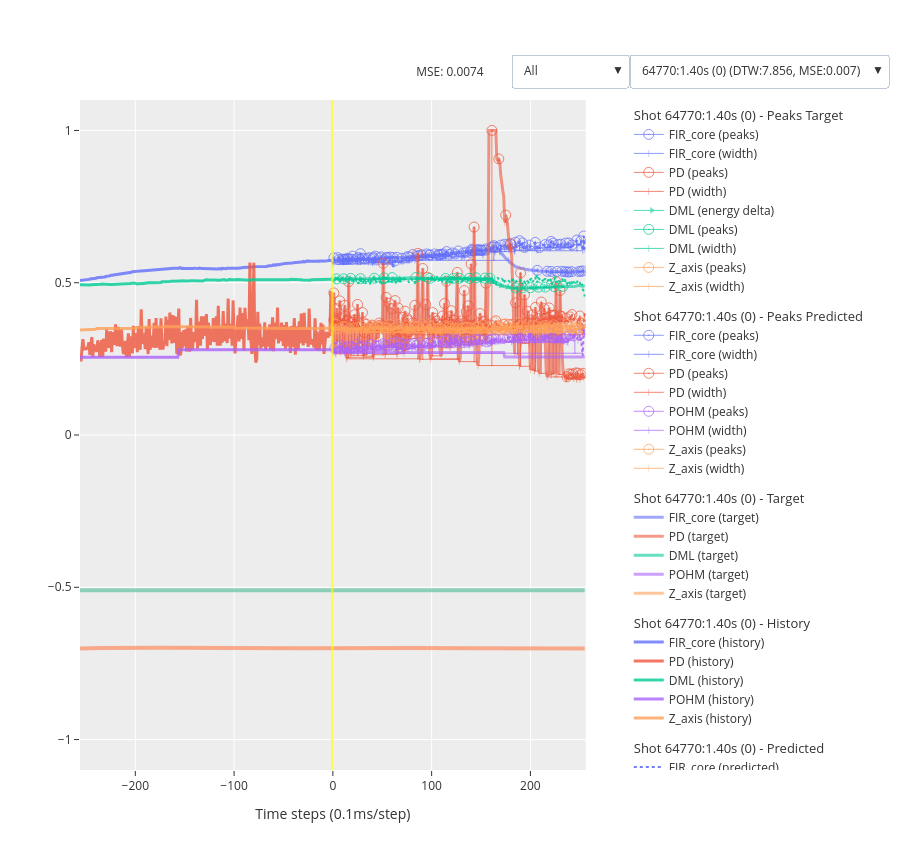

Here is the notebook cell this chart was saved with:
### Code cell
# peak_features = {
#     "pred_peaks": metrics.batch_get_peakprops(x_gen, 0.1),
#     "target_peaks": metrics.batch_get_peakprops(x, 0.1),
# }

# plt.style.use('dark_background')

# Set the default min height for plotly figures
# src.plotters.flow_plots.multi_channel_lines_plotly(meta, x, x_gen, conditioning_input, peak_features=peak_features)

shot_number = 64770
t = 1.4
test_set = data_module.test_dataset

# viable_idxs = cache.find_cached_idxs(shot_number)
batch = test_set.quick_window(shot_number, t, limit_to_idx=None, repeat=1)
# batch = test_set.get_shot_window(shot_number, 0)#, limit_to_idx=None, repeat=1)
# batch = test_set.quick_window(shot_number, t, repeat=5)
batch
meta, conditioning_input, x = batch
# x_gen, surr_labels_gen, surr_labels_target = cache.get(meta['shot_number'], meta['start_i'])
output = model.evaluate(batch, data_module=data_module, n_steps=2, solve_method='simple')
fig = src.plotters.flow_plots.multi_channel_lines_plotly(**output,buttons=True, label_bars=False);

### Figure 1 — Plotly figure (JSON) as saved in the notebook; plotly's stock layout.template omitted (floating-point values rounded to 4 significant figures; data arrays with more than 128 entries replaced by an {"elided": "..."} marker saying what was removed)
{"data": [{"hovertemplate": "<b>Target</b><br><b>%{y:.5f}</b><br>t: %{x:,}<br><br><em>Shot #64770:1.40s (0)</em><br>Time span: 1.4000s-1.4256s", "legendgroup": "Shot 64770:1.40s (0) - Peaks Target", "legendgrouptitle": {"text": "Shot 64770:1.40s (0) - Peaks Target"}, "line": {"color": "#636EFA", "dash": "solid", "width": 0.8}, "marker": {"angleref": "previous", "color": "#636EFA", "opacity": 0.8, "size": 10, "symbol": "circle-open-dot"}, "mode": "markers+lines", "name": "FIR_core (peaks)", "opacity": 0.9, "type": "scatter", "visible": true, "x": [6, 6, null, 12, 12, null, 15, 15, null, 19, 19, null, 27, 27, null, 35, 35, null, 41, 41, null, 55, 55, null, 61, 61, null, 87, 87, null, 98, 98, null, 107, 107, null, 109, 109, null, 140, 140, null, 142, 142, null, 146, 146, null, 151, 151, null, 155, 155, null, 163, 163, null, 207, 207, null, 217, 217, null, 221, 221, null, 227, 227, null, 232, 232, null, 235, 235, null, 237, 237, null, 239, 239, null, 242, 242, null, 249, 249, null, 251, 251, null, 253, 253, null], "xaxis": "x", "y": [0.5738, 0.5756, null, 0.5749, 0.5764, null, 0.575, 0.5767, null, 0.5753, 0.5771, null, 0.5754, 0.5774, null, 0.5777, 0.5792, null, 0.5775, 0.5794, null, 0.5812, 0.5833, null, 0.5819, 0.583, null, 0.5864, 0.5889, null, 0.5896, 0.591, null, 0.5907, 0.5927, null, 0.5915, 0.593, null, 0.6032, 0.606, null, 0.6039, 0.6051, null, 0.6049, 0.6064, null, 0.6054, 0.6065, null, 0.6052, 0.6066, null, 0.5735, 0.6218, null, 0.5391, 0.5407, null, 0.5363, 0.5377, null, 0.5344, 0.537, null, 0.5349, 0.5371, null, 0.5338, 0.5374, null, 0.5344, 0.5363, null, 0.5338, 0.5354, null, 0.5325, 0.5353, null, 0.5348, 0.5364, null, 0.5355, 0.5367, null, 0.5361, 0.5376, null, 0.537, 0.5386, null], "yaxis": "y"}, {"hovertemplate": "<b>Target</b><br><b>%{y:.5f}</b><br>t: %{x:,}<br><br><em>Shot #64770:1.40s (0)</em><br>Time span: 1.4000s-1.4256s", "legendgroup": "Shot 64770:1.40s (0) - Peaks Target", "legendgrouptitle": {"text": "Shot 64770:1.40s (0) - Peaks Target"}, "line": {"color": "#636EFA", "dash": "solid", "width": 0.8}, "marker": {"color": "#636EFA", "opacity": 0.4, "size": 5, "symbol": "line-ns-open"}, "mode": "markers+lines", "name": "FIR_core (width)", "opacity": 0.9, "type": "scatter", "visible": true, "x": [1, 6.89, null, 11.19, 13, null, 13.06, 16, null, 16.36, 25, null, 25.2, 28, null, 34.34, 36, null, 34.25, 45, null, 51.66, 58, null, 60.28, 64, null, 80.84, 91, null, 97.27, 100, null, 101.0, 108, null, 108.4, 112, null, 137.1, 144, null, 141, 142.9, null, 144.9, 148, null, 148.4, 154, null, 148.3, 156, null, 7, 177.6, null, 204, 207.7, null, 215, 218.3, null, 220.2, 222, null, 223.2, 231, null, 220, 236.0, null, 234, 235.7, null, 236, 237.6, null, 238, 240.9, null, 241.6, 243, null, 248.2, 250, null, 250.3, 252, null, 252.4, 254, null], "y": [0.5738, 0.5738, null, 0.5749, 0.5749, null, 0.575, 0.575, null, 0.5753, 0.5753, null, 0.5754, 0.5754, null, 0.5777, 0.5777, null, 0.5775, 0.5775, null, 0.5812, 0.5812, null, 0.5819, 0.5819, null, 0.5864, 0.5864, null, 0.5896, 0.5896, null, 0.5907, 0.5907, null, 0.5915, 0.5915, null, 0.6032, 0.6032, null, 0.6039, 0.6039, null, 0.6049, 0.6049, null, 0.6054, 0.6054, null, 0.6052, 0.6052, null, 0.5735, 0.5735, null, 0.5391, 0.5391, null, 0.5363, 0.5363, null, 0.5344, 0.5344, null, 0.5349, 0.5349, null, 0.5338, 0.5338, null, 0.5344, 0.5344, null, 0.5338, 0.5338, null, 0.5325, 0.5325, null, 0.5348, 0.5348, null, 0.5355, 0.5355, null, 0.5361, 0.5361, null, 0.537, 0.537, null]}, {"hovertemplate": "<b>Predicted</b><br><b>%{y:.5f}</b><br>t: %{x:,}<br><br><em>Shot #64770:1.40s (0)</em><br>Time span: 1.4000s-1.4256s", "legendgroup": "Shot 64770:1.40s (0) - Peaks Predicted", "legendgrouptitle": {"text": "Shot 64770:1.40s (0) - Peaks Predicted"}, "line": {"color": "#636EFA", "dash": "solid", "width": 0.8}, "marker": {"angleref": "previous", "color": "#636EFA", "opacity": 0.8, "size": 10, "symbol": "circle-open-dot"}, "mode": "markers+lines", "name": "FIR_core (peaks)", "opacity": 0.9, "type": "scatter", "visible": true, "x": {"elided": "228 int values"}, "xaxis": "x", "y": {"elided": "228 float values"}, "yaxis": "y"}, {"hovertemplate": "<b>Predicted</b><br><b>%{y:.5f}</b><br>t: %{x:,}<br><br><em>Shot #64770:1.40s (0)</em><br>Time span: 1.4000s-1.4256s", "legendgroup": "Shot 64770:1.40s (0) - Peaks Predicted", "legendgrouptitle": {"text": "Shot 64770:1.40s (0) - Peaks Predicted"}, "line": {"color": "#636EFA", "dash": "solid", "width": 0.8}, "marker": {"color": "#636EFA", "opacity": 0.4, "size": 5, "symbol": "line-ns-open"}, "mode": "markers+lines", "name": "FIR_core (width)", "opacity": 0.9, "type": "scatter", "visible": true, "x": {"elided": "228 float values"}, "y": {"elided": "228 float values"}}, {"customdata": {"elided": "256 int values"}, "hovertemplate": "<b>%{y:.5f}</b><br>t: %{x:,}<br>Label: %{customdata}<br><br><em>Shot #64770:1.40s (0)</em><br>Time span: 1.4000s-1.4256s", "legendgroup": "Shot 64770:1.40s (0) - Target", "legendgrouptitle": {"text": "Shot 64770:1.40s (0) - Target"}, "line": {"color": "#636EFA", "width": 3}, "mode": "lines", "name": "FIR_core (target)", "opacity": 0.6, "type": "scatter", "visible": true, "x": {"elided": "256 int values"}, "y": {"elided": "256 float values"}}, {"customdata": {"elided": "256 int values"}, "hovertemplate": "<b>%{y:.5f}</b><br>t: %{x:,}<br>Label: %{customdata}<br><br><em>Shot #64770:1.40s (0)</em><br>History time span: 1.3744s-1.4000s", "legendgroup": "Shot 64770:1.40s (0) - History", "legendgrouptitle": {"text": "Shot 64770:1.40s (0) - History"}, "line": {"color": "#636EFA", "width": 3}, "mode": "lines", "name": "FIR_core (history)", "opacity": 0.8, "type": "scatter", "visible": true, "x": {"elided": "256 int values"}, "y": {"elided": "256 float values"}}, {"hovertemplate": "<b>%{y:.5f}</b><br>t: %{x:,}<br><br><em>Shot #64770:1.40s (0)</em><br>Time span: 1.4000s-1.4256s", "legendgroup": "Shot 64770:1.40s (0) - Predicted", "legendgrouptitle": {"text": "Shot 64770:1.40s (0) - Predicted"}, "line": {"color": "#636EFA", "dash": "dot"}, "mode": "lines", "name": "FIR_core (predicted)", "opacity": 0.9, "type": "scatter", "visible": true, "x": {"elided": "256 int values"}, "y": {"elided": "256 float values"}}, {"hovertemplate": "<b>Target</b><br><b>%{y:.5f}</b><br>t: %{x:,}<br><br><em>Shot #64770:1.40s (0)</em><br>Time span: 1.4000s-1.4256s", "legendgroup": "Shot 64770:1.40s (0) - Peaks Target", "legendgrouptitle": {"text": "Shot 64770:1.40s (0) - Peaks Target"}, "line": {"color": "#EF553B", "dash": "solid", "width": 0.8}, "marker": {"angleref": "previous", "color": "#EF553B", "opacity": 0.8, "size": 10, "symbol": "circle-open-dot"}, "mode": "markers+lines", "name": "PD (peaks)", "opacity": 0.9, "type": "scatter", "visible": true, "x": {"elided": "237 int values"}, "xaxis": "x", "y": {"elided": "237 float values"}, "yaxis": "y"}, {"hovertemplate": "<b>Target</b><br><b>%{y:.5f}</b><br>t: %{x:,}<br><br><em>Shot #64770:1.40s (0)</em><br>Time span: 1.4000s-1.4256s", "legendgroup": "Shot 64770:1.40s (0) - Peaks Target", "legendgrouptitle": {"text": "Shot 64770:1.40s (0) - Peaks Target"}, "line": {"color": "#EF553B", "dash": "solid", "width": 0.8}, "marker": {"color": "#EF553B", "opacity": 0.4, "size": 5, "symbol": "line-ns-open"}, "mode": "markers+lines", "name": "PD (width)", "opacity": 0.9, "type": "scatter", "visible": true, "x": {"elided": "237 float values"}, "y": {"elided": "237 float values"}}, {"hovertemplate": "<b>Predicted</b><br><b>%{y:.5f}</b><br>t: %{x:,}<br><br><em>Shot #64770:1.40s (0)</em><br>Time span: 1.4000s-1.4256s", "legendgroup": "Shot 64770:1.40s (0) - Peaks Predicted", "legendgrouptitle": {"text": "Shot 64770:1.40s (0) - Peaks Predicted"}, "line": {"color": "#EF553B", "dash": "solid", "width": 0.8}, "marker": {"angleref": "previous", "color": "#EF553B", "opacity": 0.8, "size": 10, "symbol": "circle-open-dot"}, "mode": "markers+lines", "name": "PD (peaks)", "opacity": 0.9, "type": "scatter", "visible": true, "x": {"elided": "213 int values"}, "xaxis": "x", "y": {"elided": "213 float values"}, "yaxis": "y"}, {"hovertemplate": "<b>Predicted</b><br><b>%{y:.5f}</b><br>t: %{x:,}<br><br><em>Shot #64770:1.40s (0)</em><br>Time span: 1.4000s-1.4256s", "legendgroup": "Shot 64770:1.40s (0) - Peaks Predicted", "legendgrouptitle": {"text": "Shot 64770:1.40s (0) - Peaks Predicted"}, "line": {"color": "#EF553B", "dash": "solid", "width": 0.8}, "marker": {"color": "#EF553B", "opacity": 0.4, "size": 5, "symbol": "line-ns-open"}, "mode": "markers+lines", "name": "PD (width)", "opacity": 0.9, "type": "scatter", "visible": true, "x": {"elided": "213 float values"}, "y": {"elided": "213 float values"}}, {"customdata": {"elided": "256 int values"}, "hovertemplate": "<b>%{y:.5f}</b><br>t: %{x:,}<br>Label: %{customdata}<br><br><em>Shot #64770:1.40s (0)</em><br>Time span: 1.4000s-1.4256s", "legendgroup": "Shot 64770:1.40s (0) - Target", "legendgrouptitle": {"text": "Shot 64770:1.40s (0) - Target"}, "line": {"color": "#EF553B", "width": 3}, "mode": "lines", "name": "PD (target)", "opacity": 0.6, "type": "scatter", "visible": true, "x": {"elided": "256 int values"}, "y": {"elided": "256 float values"}}, {"customdata": {"elided": "256 int values"}, "hovertemplate": "<b>%{y:.5f}</b><br>t: %{x:,}<br>Label: %{customdata}<br><br><em>Shot #64770:1.40s (0)</em><br>History time span: 1.3744s-1.4000s", "legendgroup": "Shot 64770:1.40s (0) - History", "legendgrouptitle": {"text": "Shot 64770:1.40s (0) - History"}, "line": {"color": "#EF553B", "width": 3}, "mode": "lines", "name": "PD (history)", "opacity": 0.8, "type": "scatter", "visible": true, "x": {"elided": "256 int values"}, "y": {"elided": "256 float values"}}, {"hovertemplate": "<b>%{y:.5f}</b><br>t: %{x:,}<br><br><em>Shot #64770:1.40s (0)</em><br>Time span: 1.4000s-1.4256s", "legendgroup": "Shot 64770:1.40s (0) - Predicted", "legendgrouptitle": {"text": "Shot 64770:1.40s (0) - Predicted"}, "line": {"color": "#EF553B", "dash": "dot"}, "mode": "lines", "name": "PD (predicted)", "opacity": 0.9, "type": "scatter", "visible": true, "x": {"elided": "256 int values"}, "y": {"elided": "256 float values"}}, {"hovertemplate": "<b>Target</b><br><b>%{y:.5f}</b><br>t: %{x:,}<br><br><em>Shot #64770:1.40s (0)</em><br>Time span: 1.4000s-1.4256s", "legendgroup": "Shot 64770:1.40s (0) - Peaks Target", "legendgrouptitle": {"text": "Shot 64770:1.40s (0) - Peaks Target"}, "line": {"color": "#00CC96", "dash": "solid", "width": 1}, "marker": {"angleref": "previous", "color": "#00CC96", "opacity": 0.8, "size": 6, "standoff": 3, "symbol": "triangle-up-dot"}, "mode": "lines+markers", "name": "DML (energy delta)", "opacity": 0.7, "type": "scatter", "visible": true, "x": [4, 2, null, 11, 7, null, 18, 14, null, 28, 31, null, 42, 39, null, 52, 48, null, 60, 71, null, 84, 163, null, 98, 103, null, 114, 117, null, 122, 118, null, 128, 134, null, 138, 134, null, 145, 173, null, 154, 157, null, 159, 180, null, 185, 187, null, 192, 190, null, 200, 198, null, 208, 203, null, 215, 214, null, 224, 221, null, 233, 235, null], "y": [0.5128, 0.5111, null, 0.5128, 0.5115, null, 0.514, 0.5116, null, 0.5134, 0.5118, null, 0.5147, 0.5124, null, 0.516, 0.513, null, 0.5168, 0.5127, null, 0.5172, 0.5056, null, 0.5141, 0.5119, null, 0.5142, 0.5123, null, 0.5144, 0.5126, null, 0.5145, 0.5123, null, 0.5143, 0.5123, null, 0.516, 0.4871, null, 0.5152, 0.513, null, 0.5146, 0.4819, null, 0.483, 0.4806, null, 0.4833, 0.4809, null, 0.4837, 0.482, null, 0.4854, 0.4825, null, 0.4856, 0.484, null, 0.487, 0.4846, null, 0.4879, 0.486, null]}, {"hovertemplate": "<b>Target</b><br><b>%{y:.5f}</b><br>t: %{x:,}<br><br><em>Shot #64770:1.40s (0)</em><br>Time span: 1.4000s-1.4256s", "legendgroup": "Shot 64770:1.40s (0) - Peaks Target", "legendgrouptitle": {"text": "Shot 64770:1.40s (0) - Peaks Target"}, "line": {"color": "#00CC96", "dash": "solid", "width": 0.8}, "marker": {"angleref": "previous", "color": "#00CC96", "opacity": 0.8, "size": 10, "symbol": "circle-open-dot"}, "mode": "markers+lines", "name": "DML (peaks)", "opacity": 0.9, "type": "scatter", "visible": true, "x": [4, 4, null, 11, 11, null, 18, 18, null, 28, 28, null, 42, 42, null, 52, 52, null, 60, 60, null, 84, 84, null, 98, 98, null, 114, 114, null, 122, 122, null, 128, 128, null, 138, 138, null, 145, 145, null, 154, 154, null, 159, 159, null, 185, 185, null, 192, 192, null, 200, 200, null, 208, 208, null, 215, 215, null, 224, 224, null, 233, 233, null], "xaxis": "x", "y": [0.5115, 0.5128, null, 0.5116, 0.5128, null, 0.5117, 0.514, null, 0.5118, 0.5134, null, 0.513, 0.5147, null, 0.513, 0.516, null, 0.5127, 0.5168, null, 0.5111, 0.5172, null, 0.5131, 0.5141, null, 0.5128, 0.5142, null, 0.5127, 0.5144, null, 0.5123, 0.5145, null, 0.5124, 0.5143, null, 0.5119, 0.516, null, 0.5131, 0.5152, null, 0.513, 0.5146, null, 0.4819, 0.483, null, 0.4814, 0.4833, null, 0.4825, 0.4837, null, 0.484, 0.4854, null, 0.4846, 0.4856, null, 0.4852, 0.487, null, 0.486, 0.4879, null], "yaxis": "y"}, {"hovertemplate": "<b>Target</b><br><b>%{y:.5f}</b><br>t: %{x:,}<br><br><em>Shot #64770:1.40s (0)</em><br>Time span: 1.4000s-1.4256s", "legendgroup": "Shot 64770:1.40s (0) - Peaks Target", "legendgrouptitle": {"text": "Shot 64770:1.40s (0) - Peaks Target"}, "line": {"color": "#00CC96", "dash": "solid", "width": 0.8}, "marker": {"color": "#00CC96", "opacity": 0.4, "size": 5, "symbol": "line-ns-open"}, "mode": "markers+lines", "name": "DML (width)", "opacity": 0.9, "type": "scatter", "visible": true, "x": [2.245, 6, null, 7.341, 14, null, 14.35, 22, null, 23.52, 31, null, 41.02, 48, null, 48.35, 56, null, 40.51, 71, null, 2, 161.7, null, 97, 99.63, null, 111, 116.3, null, 118.6, 125, null, 117.1, 134, null, 134.2, 141, null, 103, 161.4, null, 148, 156.9, null, 158, 161.1, null, 181, 186.0, null, 191.1, 194, null, 198.7, 203, null, 205.7, 214, null, 214.3, 221, null, 221.4, 228, null, 228.5, 235, null], "y": [0.5115, 0.5115, null, 0.5116, 0.5116, null, 0.5117, 0.5117, null, 0.5118, 0.5118, null, 0.513, 0.513, null, 0.513, 0.513, null, 0.5127, 0.5127, null, 0.5111, 0.5111, null, 0.5131, 0.5131, null, 0.5128, 0.5128, null, 0.5127, 0.5127, null, 0.5123, 0.5123, null, 0.5124, 0.5124, null, 0.5119, 0.5119, null, 0.5131, 0.5131, null, 0.513, 0.513, null, 0.4819, 0.4819, null, 0.4814, 0.4814, null, 0.4825, 0.4825, null, 0.484, 0.484, null, 0.4846, 0.4846, null, 0.4852, 0.4852, null, 0.486, 0.486, null]}, {"hovertemplate": "<b>Predicted</b><br><b>%{y:.5f}</b><br>t: %{x:,}<br><br><em>Shot #64770:1.40s (0)</em><br>Time span: 1.4000s-1.4256s", "legendgroup": "Shot 64770:1.40s (0) - Peaks Predicted", "legendgrouptitle": {"text": "Shot 64770:1.40s (0) - Peaks Predicted"}, "line": {"color": "#00CC96", "dash": "solid", "width": 1}, "marker": {"angleref": "previous", "color": "#00CC96", "opacity": 0.8, "size": 6, "standoff": 3, "symbol": "triangle-up-dot"}, "mode": "lines+markers", "name": "DML (energy delta)", "opacity": 0.7, "type": "scatter", "visible": true, "x": [], "y": []}, {"hovertemplate": "<b>Predicted</b><br><b>%{y:.5f}</b><br>t: %{x:,}<br><br><em>Shot #64770:1.40s (0)</em><br>Time span: 1.4000s-1.4256s", "legendgroup": "Shot 64770:1.40s (0) - Peaks Predicted", "legendgrouptitle": {"text": "Shot 64770:1.40s (0) - Peaks Predicted"}, "line": {"color": "#00CC96", "dash": "solid", "width": 0.8}, "marker": {"angleref": "previous", "color": "#00CC96", "opacity": 0.8, "size": 10, "symbol": "circle-open-dot"}, "mode": "markers+lines", "name": "DML (peaks)", "opacity": 0.9, "type": "scatter", "visible": true, "x": [], "xaxis": "x", "y": [], "yaxis": "y"}, {"hovertemplate": "<b>Predicted</b><br><b>%{y:.5f}</b><br>t: %{x:,}<br><br><em>Shot #64770:1.40s (0)</em><br>Time span: 1.4000s-1.4256s", "legendgroup": "Shot 64770:1.40s (0) - Peaks Predicted", "legendgrouptitle": {"text": "Shot 64770:1.40s (0) - Peaks Predicted"}, "line": {"color": "#00CC96", "dash": "solid", "width": 0.8}, "marker": {"color": "#00CC96", "opacity": 0.4, "size": 5, "symbol": "line-ns-open"}, "mode": "markers+lines", "name": "DML (width)", "opacity": 0.9, "type": "scatter", "visible": true, "x": [], "y": []}, {"customdata": {"elided": "256 int values"}, "hovertemplate": "<b>%{y:.5f}</b><br>t: %{x:,}<br>Label: %{customdata}<br><br><em>Shot #64770:1.40s (0)</em><br>Time span: 1.4000s-1.4256s", "legendgroup": "Shot 64770:1.40s (0) - Target", "legendgrouptitle": {"text": "Shot 64770:1.40s (0) - Target"}, "line": {"color": "#00CC96", "width": 3}, "mode": "lines", "name": "DML (target)", "opacity": 0.6, "type": "scatter", "visible": true, "x": {"elided": "256 int values"}, "y": {"elided": "256 float values"}}, {"customdata": {"elided": "256 int values"}, "hovertemplate": "<b>%{y:.5f}</b><br>t: %{x:,}<br>Label: %{customdata}<br><br><em>Shot #64770:1.40s (0)</em><br>History time span: 1.3744s-1.4000s", "legendgroup": "Shot 64770:1.40s (0) - History", "legendgrouptitle": {"text": "Shot 64770:1.40s (0) - History"}, "line": {"color": "#00CC96", "width": 3}, "mode": "lines", "name": "DML (history)", "opacity": 0.8, "type": "scatter", "visible": true, "x": {"elided": "256 int values"}, "y": {"elided": "256 float values"}}, {"hovertemplate": "<b>%{y:.5f}</b><br>t: %{x:,}<br><br><em>Shot #64770:1.40s (0)</em><br>Time span: 1.4000s-1.4256s", "legendgroup": "Shot 64770:1.40s (0) - Predicted", "legendgrouptitle": {"text": "Shot 64770:1.40s (0) - Predicted"}, "line": {"color": "#00CC96", "dash": "dot"}, "mode": "lines", "name": "DML (predicted)", "opacity": 0.9, "type": "scatter", "visible": true, "x": {"elided": "256 int values"}, "y": {"elided": "256 float values"}}, {"hovertemplate": "<b>Target</b><br><b>%{y:.5f}</b><br>t: %{x:,}<br><br><em>Shot #64770:1.40s (0)</em><br>Time span: 1.4000s-1.4256s", "legendgroup": "Shot 64770:1.40s (0) - Peaks Target", "legendgrouptitle": {"text": "Shot 64770:1.40s (0) - Peaks Target"}, "line": {"color": "#AB63FA", "dash": "solid", "width": 0.8}, "marker": {"angleref": "previous", "color": "#AB63FA", "opacity": 0.8, "size": 10, "symbol": "circle-open-dot"}, "mode": "markers+lines", "name": "POHM (peaks)", "opacity": 0.9, "type": "scatter", "visible": true, "x": [], "xaxis": "x", "y": [], "yaxis": "y"}, {"hovertemplate": "<b>Target</b><br><b>%{y:.5f}</b><br>t: %{x:,}<br><br><em>Shot #64770:1.40s (0)</em><br>Time span: 1.4000s-1.4256s", "legendgroup": "Shot 64770:1.40s (0) - Peaks Target", "legendgrouptitle": {"text": "Shot 64770:1.40s (0) - Peaks Target"}, "line": {"color": "#AB63FA", "dash": "solid", "width": 0.8}, "marker": {"color": "#AB63FA", "opacity": 0.4, "size": 5, "symbol": "line-ns-open"}, "mode": "markers+lines", "name": "POHM (width)", "opacity": 0.9, "type": "scatter", "visible": true, "x": [], "y": []}, {"hovertemplate": "<b>Predicted</b><br><b>%{y:.5f}</b><br>t: %{x:,}<br><br><em>Shot #64770:1.40s (0)</em><br>Time span: 1.4000s-1.4256s", "legendgroup": "Shot 64770:1.40s (0) - Peaks Predicted", "legendgrouptitle": {"text": "Shot 64770:1.40s (0) - Peaks Predicted"}, "line": {"color": "#AB63FA", "dash": "solid", "width": 0.8}, "marker": {"angleref": "previous", "color": "#AB63FA", "opacity": 0.8, "size": 10, "symbol": "circle-open-dot"}, "mode": "markers+lines", "name": "POHM (peaks)", "opacity": 0.9, "type": "scatter", "visible": true, "x": {"elided": "246 int values"}, "xaxis": "x", "y": {"elided": "246 float values"}, "yaxis": "y"}, {"hovertemplate": "<b>Predicted</b><br><b>%{y:.5f}</b><br>t: %{x:,}<br><br><em>Shot #64770:1.40s (0)</em><br>Time span: 1.4000s-1.4256s", "legendgroup": "Shot 64770:1.40s (0) - Peaks Predicted", "legendgrouptitle": {"text": "Shot 64770:1.40s (0) - Peaks Predicted"}, "line": {"color": "#AB63FA", "dash": "solid", "width": 0.8}, "marker": {"color": "#AB63FA", "opacity": 0.4, "size": 5, "symbol": "line-ns-open"}, "mode": "markers+lines", "name": "POHM (width)", "opacity": 0.9, "type": "scatter", "visible": true, "x": {"elided": "246 float values"}, "y": {"elided": "246 float values"}}, {"customdata": {"elided": "256 int values"}, "hovertemplate": "<b>%{y:.5f}</b><br>t: %{x:,}<br>Label: %{customdata}<br><br><em>Shot #64770:1.40s (0)</em><br>Time span: 1.4000s-1.4256s", "legendgroup": "Shot 64770:1.40s (0) - Target", "legendgrouptitle": {"text": "Shot 64770:1.40s (0) - Target"}, "line": {"color": "#AB63FA", "width": 3}, "mode": "lines", "name": "POHM (target)", "opacity": 0.6, "type": "scatter", "visible": true, "x": {"elided": "256 int values"}, "y": {"elided": "256 float values"}}, {"customdata": {"elided": "256 int values"}, "hovertemplate": "<b>%{y:.5f}</b><br>t: %{x:,}<br>Label: %{customdata}<br><br><em>Shot #64770:1.40s (0)</em><br>History time span: 1.3744s-1.4000s", "legendgroup": "Shot 64770:1.40s (0) - History", "legendgrouptitle": {"text": "Shot 64770:1.40s (0) - History"}, "line": {"color": "#AB63FA", "width": 3}, "mode": "lines", "name": "POHM (history)", "opacity": 0.8, "type": "scatter", "visible": true, "x": {"elided": "256 int values"}, "y": {"elided": "256 float values"}}, {"hovertemplate": "<b>%{y:.5f}</b><br>t: %{x:,}<br><br><em>Shot #64770:1.40s (0)</em><br>Time span: 1.4000s-1.4256s", "legendgroup": "Shot 64770:1.40s (0) - Predicted", "legendgrouptitle": {"text": "Shot 64770:1.40s (0) - Predicted"}, "line": {"color": "#AB63FA", "dash": "dot"}, "mode": "lines", "name": "POHM (predicted)", "opacity": 0.9, "type": "scatter", "visible": true, "x": {"elided": "256 int values"}, "y": {"elided": "256 float values"}}, {"hovertemplate": "<b>Target</b><br><b>%{y:.5f}</b><br>t: %{x:,}<br><br><em>Shot #64770:1.40s (0)</em><br>Time span: 1.4000s-1.4256s", "legendgroup": "Shot 64770:1.40s (0) - Peaks Target", "legendgrouptitle": {"text": "Shot 64770:1.40s (0) - Peaks Target"}, "line": {"color": "#FFA15A", "dash": "solid", "width": 0.8}, "marker": {"angleref": "previous", "color": "#FFA15A", "opacity": 0.8, "size": 10, "symbol": "circle-open-dot"}, "mode": "markers+lines", "name": "Z_axis (peaks)", "opacity": 0.9, "type": "scatter", "visible": true, "x": [45, 45, null, 85, 85, null, 135, 135, null, 176, 176, null, 215, 215, null], "xaxis": "x", "y": [0.3485, 0.3549, null, 0.3513, 0.3536, null, 0.3507, 0.3528, null, 0.3559, 0.357, null, 0.3574, 0.3605, null], "yaxis": "y"}, {"hovertemplate": "<b>Target</b><br><b>%{y:.5f}</b><br>t: %{x:,}<br><br><em>Shot #64770:1.40s (0)</em><br>Time span: 1.4000s-1.4256s", "legendgroup": "Shot 64770:1.40s (0) - Peaks Target", "legendgrouptitle": {"text": "Shot 64770:1.40s (0) - Peaks Target"}, "line": {"color": "#FFA15A", "dash": "solid", "width": 0.8}, "marker": {"color": "#FFA15A", "opacity": 0.4, "size": 5, "symbol": "line-ns-open"}, "mode": "markers+lines", "name": "Z_axis (width)", "opacity": 0.9, "type": "scatter", "visible": true, "x": [20.08, 161, null, 70, 100.6, null, 130, 149.4, null, 172.3, 191, null, 200.8, 241, null], "y": [0.3485, 0.3485, null, 0.3513, 0.3513, null, 0.3507, 0.3507, null, 0.3559, 0.3559, null, 0.3574, 0.3574, null]}, {"hovertemplate": "<b>Predicted</b><br><b>%{y:.5f}</b><br>t: %{x:,}<br><br><em>Shot #64770:1.40s (0)</em><br>Time span: 1.4000s-1.4256s", "legendgroup": "Shot 64770:1.40s (0) - Peaks Predicted", "legendgrouptitle": {"text": "Shot 64770:1.40s (0) - Peaks Predicted"}, "line": {"color": "#FFA15A", "dash": "solid", "width": 0.8}, "marker": {"angleref": "previous", "color": "#FFA15A", "opacity": 0.8, "size": 10, "symbol": "circle-open-dot"}, "mode": "markers+lines", "name": "Z_axis (peaks)", "opacity": 0.9, "type": "scatter", "visible": true, "x": {"elided": "252 int values"}, "xaxis": "x", "y": {"elided": "252 float values"}, "yaxis": "y"}, {"hovertemplate": "<b>Predicted</b><br><b>%{y:.5f}</b><br>t: %{x:,}<br><br><em>Shot #64770:1.40s (0)</em><br>Time span: 1.4000s-1.4256s", "legendgroup": "Shot 64770:1.40s (0) - Peaks Predicted", "legendgrouptitle": {"text": "Shot 64770:1.40s (0) - Peaks Predicted"}, "line": {"color": "#FFA15A", "dash": "solid", "width": 0.8}, "marker": {"color": "#FFA15A", "opacity": 0.4, "size": 5, "symbol": "line-ns-open"}, "mode": "markers+lines", "name": "Z_axis (width)", "opacity": 0.9, "type": "scatter", "visible": true, "x": {"elided": "252 float values"}, "y": {"elided": "252 float values"}}, {"customdata": {"elided": "256 int values"}, "hovertemplate": "<b>%{y:.5f}</b><br>t: %{x:,}<br>Label: %{customdata}<br><br><em>Shot #64770:1.40s (0)</em><br>Time span: 1.4000s-1.4256s", "legendgroup": "Shot 64770:1.40s (0) - Target", "legendgrouptitle": {"text": "Shot 64770:1.40s (0) - Target"}, "line": {"color": "#FFA15A", "width": 3}, "mode": "lines", "name": "Z_axis (target)", "opacity": 0.6, "type": "scatter", "visible": true, "x": {"elided": "256 int values"}, "y": {"elided": "256 float values"}}, {"customdata": {"elided": "256 int values"}, "hovertemplate": "<b>%{y:.5f}</b><br>t: %{x:,}<br>Label: %{customdata}<br><br><em>Shot #64770:1.40s (0)</em><br>History time span: 1.3744s-1.4000s", "legendgroup": "Shot 64770:1.40s (0) - History", "legendgrouptitle": {"text": "Shot 64770:1.40s (0) - History"}, "line": {"color": "#FFA15A", "width": 3}, "mode": "lines", "name": "Z_axis (history)", "opacity": 0.8, "type": "scatter", "visible": true, "x": {"elided": "256 int values"}, "y": {"elided": "256 float values"}}, {"hovertemplate": "<b>%{y:.5f}</b><br>t: %{x:,}<br><br><em>Shot #64770:1.40s (0)</em><br>Time span: 1.4000s-1.4256s", "legendgroup": "Shot 64770:1.40s (0) - Predicted", "legendgrouptitle": {"text": "Shot 64770:1.40s (0) - Predicted"}, "line": {"color": "#FFA15A", "dash": "dot"}, "mode": "lines", "name": "Z_axis (predicted)", "opacity": 0.9, "type": "scatter", "visible": true, "x": {"elided": "256 int values"}, "y": {"elided": "256 float values"}}, {"hovertemplate": "<b>%{y:.5f}</b><br>t: %{x:,}<br><br><em>Shot #64770:1.40s (0)</em><br>Time span: 1.4000s-1.4256s", "legendgroup": "Shot 64770:1.40s (0) - C", "legendgrouptitle": {"text": "Shot 64770:1.40s (0) - C"}, "line": {"color": "rgb(102,194,165)", "width": 4}, "mode": "lines", "name": "NBI-median (C)", "opacity": 0.7, "type": "scatter", "visible": true, "x": {"elided": "512 int values"}, "y": {"elided": "512 float values"}}, {"hovertemplate": "<b>%{y:.5f}</b><br>t: %{x:,}<br><br><em>Shot #64770:1.40s (0)</em><br>Time span: 1.4000s-1.4256s", "legendgroup": "Shot 64770:1.40s (0) - C", "legendgrouptitle": {"text": "Shot 64770:1.40s (0) - C"}, "line": {"color": "rgb(252,141,98)", "width": 4}, "mode": "lines", "name": "ECRH-median (C)", "opacity": 0.7, "type": "scatter", "visible": true, "x": {"elided": "512 int values"}, "y": {"elided": "512 float values"}}], "layout": {"barcornerradius": 15, "barmode": "stack", "height": 850, "hovermode": "closest", "shapes": [{"line": {"color": "yellow", "dash": "solid", "width": 3}, "opacity": 0.5, "type": "line", "x0": -0.5, "x1": -0.5, "xref": "x", "y0": 0, "y1": 1, "yref": "paper"}, {"fillcolor": "yellow", "line": {"width": 0}, "opacity": 0.3, "type": "rect", "x0": -1, "x1": 0, "xref": "x", "y0": 0, "y1": 1, "yref": "paper"}], "title": {"text": "<br><sub>MSE: 0.0074</sub>"}, "updatemenus": [{"active": 3, "buttons": [{"args": [{"visible": [true, true, true, true, true, true, true, true, true, true, true, true, true, true, true, true, true, true, true, true, true, true, true, true, true, true, true, true, true, true, true, true, true, true, true, true, true, true, true]}], "label": "All Shots", "method": "update"}, {"args": [{"visible": [true, true, false, false, true, true, false, true, true, false, false, true, true, false, true, true, true, false, false, false, true, true, false, true, true, false, false, true, true, false, true, true, false, false, true, true, false, true, true]}], "label": "Targets", "method": "update"}, {"args": [{"visible": [false, false, true, true, false, true, true, false, false, true, true, false, true, true, false, false, false, true, true, true, false, true, true, false, false, true, true, false, true, true, false, false, true, true, false, true, true, true, true]}], "label": "Predicted", "method": "update"}, {"args": [{"visible": [true, true, true, true, true, true, true, true, true, true, true, true, true, true, true, true, true, true, true, true, true, true, true, true, true, true, true, true, true, true, true, true, true, true, true, true, true, true, true]}], "label": "64770:1.40s (0) (DTW:7.856, MSE:0.007)", "method": "update"}], "direction": "down", "showactive": true, "x": 1.02, "xanchor": "left", "y": 1.02, "yanchor": "bottom"}, {"active": 0, "buttons": [{"args": [{"visible": [true, true, true, true, true, true, true, true, true, true, true, true, true, true, true, true, true, true, true, true, true, true, true, true, true, true, true, true, true, true, true, true, true, true, true, true, true, true, true]}], "label": "All", "method": "update"}, {"args": [{"visible": [true, true, true, true, true, true, true, false, false, false, false, false, false, false, false, false, false, false, false, false, false, false, false, false, false, false, false, false, false, false, false, false, false, false, false, false, false, false, false]}], "label": "FIR_core", "method": "update"}, {"args": [{"visible": [false, false, false, false, false, false, false, true, true, true, true, true, true, true, false, false, false, false, false, false, false, false, false, false, false, false, false, false, false, false, false, false, false, false, false, false, false, false, false]}], "label": "PD", "method": "update"}, {"args": [{"visible": [false, false, false, false, false, false, false, false, false, false, false, false, false, false, true, true, true, true, true, true, true, true, true, false, false, false, false, false, false, false, false, false, false, false, false, false, false, false, false]}], "label": "DML", "method": "update"}, {"args": [{"visible": [false, false, false, false, false, false, false, false, false, false, false, false, false, false, false, false, false, false, false, false, false, false, false, true, true, true, true, true, true, true, false, false, false, false, false, false, false, false, false]}], "label": "POHM", "method": "update"}, {"args": [{"visible": [false, false, false, false, false, false, false, false, false, false, false, false, false, false, false, false, false, false, false, false, false, false, false, false, false, false, false, false, false, false, true, true, true, true, true, true, true, false, false]}], "label": "Z_axis", "method": "update"}, {"args": [{"visible": [false, false, false, false, false, false, false, false, false, false, false, false, false, false, false, false, false, false, false, false, false, false, false, false, false, false, false, false, false, false, false, false, false, false, false, false, false, true, false]}], "label": "NBI-median", "method": "update"}, {"args": [{"visible": [false, false, false, false, false, false, false, false, false, false, false, false, false, false, false, false, false, false, false, false, false, false, false, false, false, false, false, false, false, false, false, false, false, false, false, false, false, false, true]}], "label": "ECRH-median", "method": "update"}], "direction": "down", "showactive": true, "x": 1.019, "xanchor": "right", "y": 1.02, "yanchor": "bottom"}], "xaxis": {"anchor": "y", "domain": [0, 0.94], "range": [-256, 256], "showgrid": true, "showticklabels": true, "title": {"text": "Time steps (0.1ms/step)"}}, "yaxis": {"anchor": "x", "domain": [0, 1], "range": [-1.1, 1.1]}, "yaxis2": {"anchor": "x", "overlaying": "y", "side": "right"}}}
